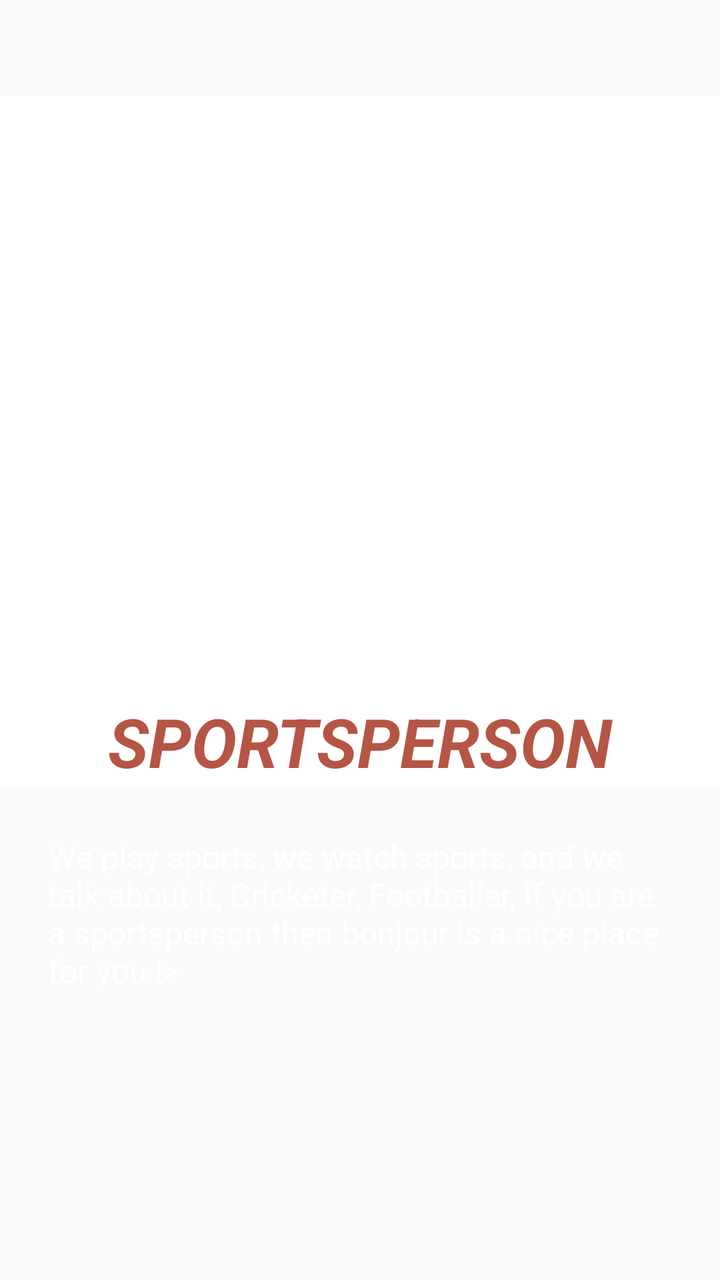
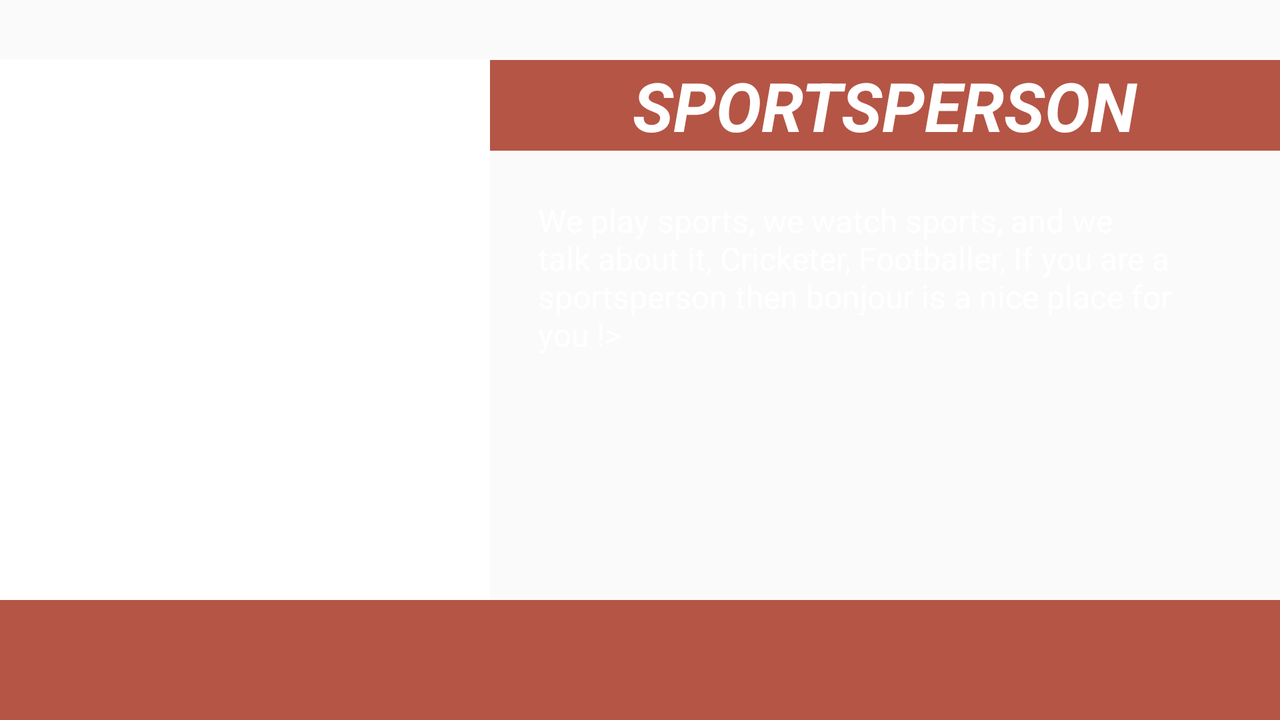

One screen, two layout resources from the same app: the default and the repository's alternative for another configuration. Each is rendered where Android would select it; the XML of both is given below.
<!-- AndroidManifest.xml: application theme AppTheme -->
<!-- res/layout/desing_item_fase_producto.xml -->
<?xml version="1.0" encoding="utf-8"?>
<androidx.constraintlayout.widget.ConstraintLayout xmlns:android="http://schemas.android.com/apk/res/android"
    xmlns:app="http://schemas.android.com/apk/res-auto"
    xmlns:tools="http://schemas.android.com/tools"
    android:layout_width="match_parent"
    android:layout_height="match_parent">

    <View
        android:id="@+id/space"
        android:layout_width="0dp"
        android:layout_height="300dp"
        android:layout_marginTop="48dp"
        android:background="@color/icons"
        app:layout_constraintBottom_toTopOf="@+id/tv_Title"
        app:layout_constraintEnd_toEndOf="parent"
        app:layout_constraintHorizontal_bias="0.0"
        app:layout_constraintStart_toStartOf="parent"
        app:layout_constraintTop_toTopOf="parent"
        app:layout_constraintVertical_bias="0.117" />

    <ImageView
        android:id="@+id/iv_Component"
        android:layout_width="0dp"
        android:layout_height="300dp"
        android:layout_marginTop="48dp"
        android:contentDescription="@string/sport"
        android:src="@mipmap/soccerball"
        app:layout_constraintBottom_toTopOf="@+id/tv_Title"
        app:layout_constraintEnd_toEndOf="parent"
        app:layout_constraintStart_toStartOf="parent"
        app:layout_constraintTop_toTopOf="parent"
        app:layout_constraintVertical_bias="0.117" />

    <TextView
        android:id="@+id/tv_Title"
        android:layout_width="match_parent"
        android:layout_height="wrap_content"
        android:layout_centerHorizontal="true"
        android:layout_centerVertical="true"
        android:background="#ffffff"
        android:gravity="center"
        android:text="@string/sportpersoning"
        android:textAlignment="center"
        android:textColor="#b55545"
        android:textSize="34sp"
        android:textStyle="bold|italic"
        app:layout_constraintTop_toBottomOf="@+id/iv_Component"
        tools:layout_editor_absoluteX="16dp" />

    <ScrollView
        android:id="@+id/scroll"
        android:layout_width="match_parent"
        android:layout_height="0dp"
        android:layout_marginBottom="60dp"
        app:layout_constraintBottom_toBottomOf="parent"
        app:layout_constraintEnd_toEndOf="parent"
        app:layout_constraintStart_toStartOf="parent"
        app:layout_constraintTop_toBottomOf="@+id/tv_Title">

        <LinearLayout
            android:layout_width="match_parent"
            android:layout_height="wrap_content"
            android:orientation="vertical"
            android:paddingTop="16dp">

            <TextView
                android:id="@+id/tv_Description"
                android:layout_width="match_parent"
                android:layout_height="wrap_content"
                android:paddingStart="24dp"
                android:paddingTop="8dp"
                android:paddingEnd="24dp"
                android:text="@string/sportperson"
                android:textAlignment="textStart"
                android:textColor="#ffffff"
                android:textSize="16sp"
                app:layout_constraintBottom_toBottomOf="parent"
                app:layout_constraintEnd_toEndOf="parent"
                app:layout_constraintStart_toStartOf="parent"
                app:layout_constraintTop_toBottomOf="@+id/tv_Title"
                app:layout_constraintVertical_bias="0.0" />
        </LinearLayout>
    </ScrollView>



</androidx.constraintlayout.widget.ConstraintLayout>
<!-- resources referenced by this layout -->
<resources>
  <color name="icons">#FFFFFF</color>
  <string name="sport">sport</string>
  <string name="sportperson">We play sports, we watch sports, and we talk about it, Cricketer, Footballer, If you are a sportsperson then bonjour is a nice place for you !&gt;</string>
  <string name="sportpersoning">SPORTSPERSON</string>
  <style name="AppTheme" parent="Theme.AppCompat.Light.DarkActionBar">
          
          <item name="colorPrimary">@color/colorPrimary</item>
          <item name="colorPrimaryDark">@color/colorPrimaryDark</item>
          <item name="colorAccent">@color/colorAccent</item>
      </style>
  <color name="colorPrimary">#b55545</color>
  <color name="colorPrimaryDark">#b55545</color>
  <color name="colorAccent">#FFC107</color>
</resources>
<!-- res/layout-land/desing_item_fase_producto.xml (the repository's variant of the layout above) -->
<!-- drawn on the phone turned sideways -->
<?xml version="1.0" encoding="utf-8"?>
<androidx.constraintlayout.widget.ConstraintLayout xmlns:android="http://schemas.android.com/apk/res/android"
    xmlns:app="http://schemas.android.com/apk/res-auto"
    xmlns:tools="http://schemas.android.com/tools"
    android:layout_width="match_parent"
    android:layout_height="match_parent">

    <View
        android:id="@+id/space"
        android:layout_width="245dp"
        android:layout_height="274dp"
        android:layout_marginTop="41dp"
        android:layout_marginBottom="8dp"
        android:background="@color/icons"
        app:layout_constraintBottom_toTopOf="@+id/view"
        app:layout_constraintStart_toStartOf="parent"
        app:layout_constraintTop_toTopOf="parent" />

    <ImageView
        android:id="@+id/iv_Component"
        android:layout_width="245dp"
        android:layout_height="274dp"
        android:layout_marginTop="41dp"
        android:layout_marginBottom="8dp"
        android:contentDescription="@string/sport"
        android:src="@mipmap/soccerball"
        app:layout_constraintBottom_toTopOf="@+id/view"
        app:layout_constraintStart_toStartOf="parent"
        app:layout_constraintTop_toTopOf="parent" />

    <TextView
        android:id="@+id/tv_Title"
        android:layout_width="0dp"
        android:layout_height="wrap_content"
        android:layout_centerHorizontal="true"
        android:layout_centerVertical="true"
        android:layout_marginTop="30dp"
        android:background="@color/colorPrimary"
        android:gravity="center"
        android:text="@string/sportpersoning"
        android:textAlignment="center"
        android:textColor="@android:color/white"
        android:textSize="34sp"
        android:textStyle="bold|italic"
        app:layout_constraintEnd_toEndOf="parent"
        app:layout_constraintStart_toEndOf="@+id/iv_Component"
        app:layout_constraintTop_toTopOf="parent" />

    <ScrollView
        android:id="@+id/scroll"
        android:layout_width="0dp"
        android:layout_height="0dp"
        app:layout_constraintBottom_toTopOf="@+id/view"
        app:layout_constraintEnd_toEndOf="parent"
        app:layout_constraintStart_toEndOf="@+id/iv_Component"
        app:layout_constraintTop_toBottomOf="@+id/tv_Title">

        <LinearLayout
            android:layout_width="match_parent"
            android:layout_height="wrap_content"
            android:orientation="vertical"
            android:paddingTop="16dp">

            <TextView
                android:id="@+id/tv_Description"
                android:layout_width="wrap_content"
                android:layout_height="wrap_content"
                android:paddingStart="24dp"
                android:paddingTop="8dp"
                android:paddingEnd="24dp"
                android:text="@string/sportperson"
                android:textAlignment="textStart"
                android:textColor="#ffffff"
                android:textSize="16sp"
                app:layout_constraintBottom_toBottomOf="parent"
                app:layout_constraintEnd_toEndOf="parent"
                app:layout_constraintStart_toStartOf="parent"
                app:layout_constraintTop_toBottomOf="@+id/tv_Title"
                app:layout_constraintVertical_bias="0.0" />
        </LinearLayout>
    </ScrollView>

    <View
        android:id="@+id/view"
        android:layout_width="match_parent"
        android:layout_height="60dp"
        android:background="#b55545"
        app:layout_constraintBottom_toBottomOf="parent"
        app:layout_constraintEnd_toEndOf="parent" />


</androidx.constraintlayout.widget.ConstraintLayout>
<!-- resources referenced by the variant -->
<!-- as the phone turned sideways resolves them -->
<resources>
  <color name="colorPrimary">#b55545</color>
  <color name="icons">#FFFFFF</color>
  <string name="sport">sport</string>
  <string name="sportperson">We play sports, we watch sports, and we talk about it, Cricketer, Footballer, If you are a sportsperson then bonjour is a nice place for you !&gt;</string>
  <string name="sportpersoning">SPORTSPERSON</string>
  <style name="AppTheme" parent="Theme.AppCompat.Light.DarkActionBar">
          
          <item name="colorPrimary">@color/colorPrimary</item>
          <item name="colorPrimaryDark">@color/colorPrimaryDark</item>
          <item name="colorAccent">@color/colorAccent</item>
      </style>
  <color name="colorPrimaryDark">#b55545</color>
  <color name="colorAccent">#FFC107</color>
</resources>
